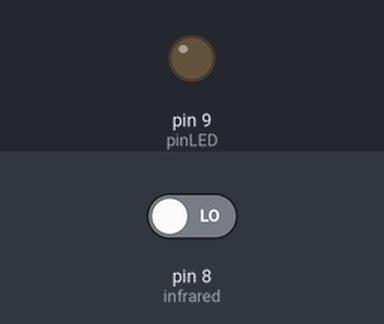
Bench run of a sketch on a simulated Arduino Uno, built with avr-gcc and run on an emulated ATmega328P. Shown: output pins drawn as LEDs (lit = HIGH). The inputs (shaded band) are chosen by the test bench; at power-on: pin 8 (infrared) LOW. The audio player accepts every command and is not drawn.

Above: at 0.1 s.
At 20.6 s:
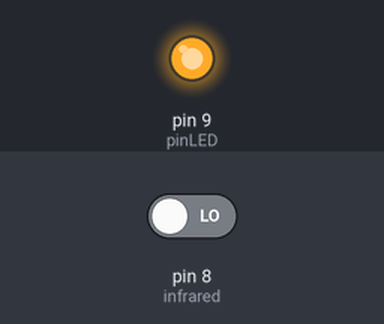
Timing chart, 0 to 22.1 s (numbered marks = the images above):
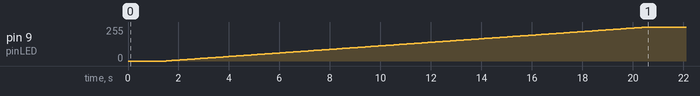

The sketch:

music.ino
```cpp
/*


int serial1 = 10;
int serial2 = 11;


SoftwareSerial mySoftwareSerial(serial1, serial2); // RX, TX
DFRobotDFPlayerMini myDFPlayer;
//void printDetail(uint8_t type, int value);

void setup()
{
  pinMode(serial1, INPUT);
  pinMode(serial2, OUTPUT);

  mySoftwareSerial.begin(9600);
  //Serial.begin(115200);

  //Serial.println(F("Initializing DFPlayer ..."));

  if (!myDFPlayer.begin(mySoftwareSerial, true)) {
    //Serial.println(F("Unable to begin:"));
    //Serial.println(F("1.Please recheck the connection!"));
    //Serial.println(F("2.Please insert the SD card!"));
  }
  else
  {
    //Serial.println(F("DFPlayer Mini online."));
  }

  myDFPlayer.volume(25);  //Set volume value. From 0 to 30
  myDFPlayer.play(1);  //Play the first mp3
}

void loop()
{

}
*/
/*
int pinLED = 9;


void setup() {
  pinMode(pinLED, OUTPUT);
}

void loop() {

   //ledRed
  for (int i = 0; i <= 255; i++) { //RED LED fade in
    analogWrite(pinLED, i);
    delay (75);
  }
  for (int i = 255; i >= 0; i--) {  //RED LED fade out
    analogWrite(pinLED, i);
    delay (50);
  }

}
*/
#include "Arduino.h"
#include "SoftwareSerial.h"
#include "DFRobotDFPlayerMini.h"

int infrared  = 8;

unsigned long duration, distance;
unsigned int pinLED = 9;
int serial1 = 10;
int serial2 = 11;
int cnt, state;
SoftwareSerial mySoftwareSerial(serial1, serial2);
DFRobotDFPlayerMini myDFPlayer;

void setup() {
  Serial.begin(9600);
  mySoftwareSerial.begin(9600);
  myDFPlayer.begin(mySoftwareSerial, true);


  pinMode(serial1, INPUT);
  pinMode(serial2, OUTPUT);
  myDFPlayer.volume(24);  //Set volume value. From 0 to 30
}

void loop() {
  cnt = 0;
  for (int i =0; i<=20-1; i++){
    state = digitalRead(infrared);
    cnt = cnt + state;
    delay(45);
  }
  //Serial.println(cnt);

  if(cnt == 0){
    myDFPlayer.play(1);
    for (int i = 0; i <= 255; i++) { //RED LED fade in
      analogWrite(pinLED, i);
      delay (75);
      //Serial.println(myDFPlayer.readState());
    }
    delay(1000*32.5);
    delay(1000*32.5);
    delay(1000*32.5);
    delay(1000*32.5);
  }
  else
  {
    myDFPlayer.stop();
    analogWrite(pinLED, 0);
  }
}
```

Measured:
- by itself, pin 9 (pinLED): moves from 0/255 to 255/255 over 19.1 s
